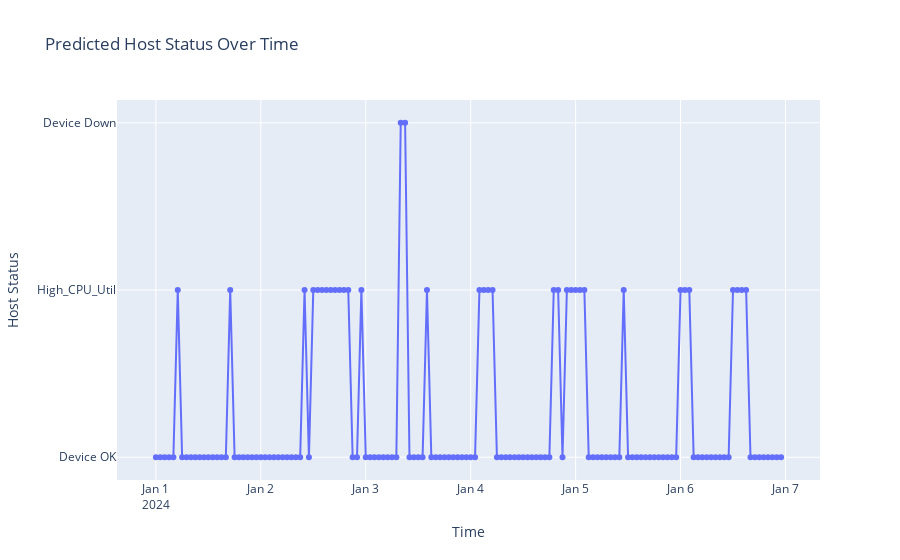

Here is the notebook cell this chart was saved with:
### Code cell
# Generate predictions for the next 48 time steps
num_predictions = 24*6
last_window = combined_features[-window_size:]  # Get the last 'window_size' rows
 
predictions_lstm = []
predicted_features_lstm = []
 
for _ in range(num_predictions):
    # Predict next value
    prediction_lstm = model_lstm.predict(last_window[np.newaxis, :, :])
    predicted_class_lstm = np.argmax(prediction_lstm, axis=1)  # Get predicted class
    predictions_lstm.append(predicted_class_lstm[0])
    
    # Approximate new feature values for the new time step
    new_feature_row_lstm = np.random.randn(len(columns_to_scale))  # Assuming normal distribution for simplicity
    encoded_categorical_values = np.random.randint(0, np.max(encoded_features, axis=0), size=encoded_features.shape[1])
    new_combined_features = np.hstack((new_feature_row_lstm, encoded_categorical_values))
    predicted_features_lstm.append(new_combined_features)
    
    # Update the window with the new prediction and feature values
    last_window = np.vstack([last_window[1:], new_combined_features])  # Slide window
 
# Convert predictions back to original labels
predicted_labels_lstm = label_encoders['host_status'].inverse_transform(predictions_lstm)
 
# Separate the scaled numerical and encoded categorical features
predicted_features_lstm = np.array(predicted_features_lstm)
predicted_numerical_features_cnn = predicted_features_lstm[:, :len(columns_to_scale)]
predicted_categorical_features_lstm = predicted_features_lstm[:, len(columns_to_scale):]
 
# Convert scaled predicted numerical features back to original scale
predicted_numerical_original_scale_cnn = scaler.inverse_transform(predicted_numerical_features_cnn)
 
# Create a DataFrame for the next 48 time steps
future_dates_cnn = pd.date_range(start=df.index[-1] + pd.Timedelta(hours=1), periods=num_predictions, freq='H')
predicted_df_lstm = pd.DataFrame(predicted_numerical_original_scale_cnn, columns=columns_to_scale, index=future_dates_cnn)
 
# Revert the label-encoded categorical columns back to their original form
for i, column in enumerate(categorical_columns):
    predicted_df_lstm[column] = label_encoders[column].inverse_transform(predicted_categorical_features_lstm[:, i].astype(int))
 
predicted_df_lstm['host_status'] = predicted_labels_lstm
 
# Display the final DataFrame
print(predicted_df_lstm[['CPU_load', 'CPU_Util', 'Mem_util', 'In_traffic', 'Out_traffic', 'host_ip', 'host_status']])


# ************************************************visualization in plotly*********************************************************************
import plotly.graph_objs as go

# Create a line plot for the 'host_status' column over time
fig = go.Figure()

fig.add_trace(go.Scatter(
    x=predicted_df_lstm.index,
    y=predicted_df_lstm['host_status'],
    mode='lines+markers',
    name='Host Status'
))

fig.update_layout(
    title="Predicted Host Status Over Time",
    xaxis_title="Time",
    yaxis_title="Host Status",
    legend_title="Status"
)

fig.show()

### Figure 1 — Plotly figure (JSON) as saved in the notebook; plotly's stock layout.template omitted (floating-point values rounded to 4 significant figures; data arrays with more than 128 entries replaced by an {"elided": "..."} marker saying what was removed)
{"data": [{"mode": "lines+markers", "name": "Host Status", "type": "scatter", "x": {"elided": "144 str values"}, "y": {"elided": "144 str values"}}], "layout": {"legend": {"title": {"text": "Status"}}, "title": {"text": "Predicted Host Status Over Time"}, "xaxis": {"title": {"text": "Time"}}, "yaxis": {"title": {"text": "Host Status"}}}}
